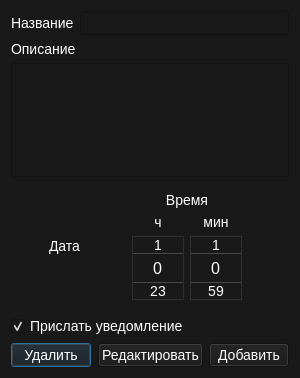
<?xml version="1.0" encoding="UTF-8"?>
<ui version="4.0">
 <class>add_task</class>
 <widget class="QDialog" name="add_task">
  <property name="geometry">
   <rect>
    <x>0</x>
    <y>0</y>
    <width>300</width>
    <height>378</height>
   </rect>
  </property>
  <property name="windowTitle">
   <string>ToDo List - Задача</string>
  </property>
  <property name="styleSheet">
   <string notr="true">color: rgb(255, 255, 255);
background-color: rgb(25, 25, 25);
font-size: 14px;</string>
  </property>
  <layout class="QVBoxLayout" name="verticalLayout_8">
   <item>
    <layout class="QHBoxLayout" name="horizontalLayout_3">
     <item>
      <widget class="QLabel" name="label">
       <property name="text">
        <string>Название</string>
       </property>
      </widget>
     </item>
     <item>
      <widget class="QLineEdit" name="lineEdit_name"/>
     </item>
    </layout>
   </item>
   <item>
    <layout class="QVBoxLayout" name="verticalLayout_2">
     <item>
      <widget class="QLabel" name="label_2">
       <property name="text">
        <string>Описание</string>
       </property>
       <property name="alignment">
        <set>Qt::AlignLeading|Qt::AlignLeft|Qt::AlignVCenter</set>
       </property>
      </widget>
     </item>
     <item>
      <widget class="QTextEdit" name="textEdit_desc"/>
     </item>
    </layout>
   </item>
   <item>
    <layout class="QHBoxLayout" name="horizontalLayout_4">
     <item>
      <spacer name="horizontalSpacer_2">
       <property name="orientation">
        <enum>Qt::Horizontal</enum>
       </property>
       <property name="sizeHint" stdset="0">
        <size>
         <width>40</width>
         <height>20</height>
        </size>
       </property>
      </spacer>
     </item>
     <item>
      <layout class="QVBoxLayout" name="verticalLayout_4">
       <item>
        <widget class="QLabel" name="label_3">
         <property name="text">
          <string>Дата</string>
         </property>
         <property name="alignment">
          <set>Qt::AlignCenter</set>
         </property>
        </widget>
       </item>
      </layout>
     </item>
     <item>
      <spacer name="horizontalSpacer_3">
       <property name="orientation">
        <enum>Qt::Horizontal</enum>
       </property>
       <property name="sizeHint" stdset="0">
        <size>
         <width>40</width>
         <height>20</height>
        </size>
       </property>
      </spacer>
     </item>
     <item>
      <widget class="QFrame" name="">
       <property name="styleSheet">
        <string notr="true">QSpinBox {
	font-size: 16px;
	border-top: 1px solid rgb(72, 72, 72);
	border-bottom: 1px solid rgb(72, 72, 72);
}

QSpinBox::hover {
	font-size: 16px;
	border-top: 1px solid rgb(72, 72, 72);
	border-bottom: 1px solid rgb(72, 72, 72);
}

QSpinBox::focus {
	font-size: 16px;
	border-top: 1px solid rgb(100, 100, 100);
	border-bottom: 1px solid rgb(100, 100, 100);
}

QPushButton {
	border: none;
}

QPushButton::hover {
	border: none;
}

QPushButton::focus {
	border: none;
}</string>
       </property>
       <layout class="QVBoxLayout" name="verticalLayout_7">
        <item>
         <widget class="QLabel" name="label_5">
          <property name="text">
           <string>Время</string>
          </property>
          <property name="alignment">
           <set>Qt::AlignCenter</set>
          </property>
         </widget>
        </item>
        <item>
         <layout class="QHBoxLayout" name="horizontalLayout_2">
          <item>
           <layout class="QVBoxLayout" name="verticalLayout_5">
            <item>
             <widget class="QLabel" name="label_4">
              <property name="text">
               <string>ч</string>
              </property>
              <property name="alignment">
               <set>Qt::AlignCenter</set>
              </property>
             </widget>
            </item>
            <item>
             <widget class="QFrame" name="frame">
              <property name="minimumSize">
               <size>
                <width>52</width>
                <height>0</height>
               </size>
              </property>
              <property name="maximumSize">
               <size>
                <width>52</width>
                <height>16777215</height>
               </size>
              </property>
              <property name="styleSheet">
               <string notr="true">QFrame {
	border: 1px solid rgb(48, 48, 48);
}
</string>
              </property>
              <property name="frameShape">
               <enum>QFrame::StyledPanel</enum>
              </property>
              <property name="frameShadow">
               <enum>QFrame::Raised</enum>
              </property>
              <layout class="QVBoxLayout" name="verticalLayout">
               <property name="spacing">
                <number>0</number>
               </property>
               <property name="leftMargin">
                <number>0</number>
               </property>
               <property name="topMargin">
                <number>0</number>
               </property>
               <property name="rightMargin">
                <number>0</number>
               </property>
               <property name="bottomMargin">
                <number>0</number>
               </property>
               <item>
                <widget class="QPushButton" name="pushButton_hour_down">
                 <property name="maximumSize">
                  <size>
                   <width>50</width>
                   <height>16777215</height>
                  </size>
                 </property>
                 <property name="focusPolicy">
                  <enum>Qt::NoFocus</enum>
                 </property>
                 <property name="text">
                  <string>1</string>
                 </property>
                </widget>
               </item>
               <item>
                <widget class="QSpinBox" name="spinBox_hour">
                 <property name="sizePolicy">
                  <sizepolicy hsizetype="Fixed" vsizetype="Fixed">
                   <horstretch>0</horstretch>
                   <verstretch>0</verstretch>
                  </sizepolicy>
                 </property>
                 <property name="minimumSize">
                  <size>
                   <width>50</width>
                   <height>30</height>
                  </size>
                 </property>
                 <property name="maximumSize">
                  <size>
                   <width>50</width>
                   <height>16777215</height>
                  </size>
                 </property>
                 <property name="focusPolicy">
                  <enum>Qt::WheelFocus</enum>
                 </property>
                 <property name="alignment">
                  <set>Qt::AlignCenter</set>
                 </property>
                 <property name="readOnly">
                  <bool>false</bool>
                 </property>
                 <property name="buttonSymbols">
                  <enum>QAbstractSpinBox::NoButtons</enum>
                 </property>
                 <property name="maximum">
                  <number>23</number>
                 </property>
                </widget>
               </item>
               <item>
                <widget class="QPushButton" name="pushButton_hour_up">
                 <property name="minimumSize">
                  <size>
                   <width>50</width>
                   <height>0</height>
                  </size>
                 </property>
                 <property name="maximumSize">
                  <size>
                   <width>50</width>
                   <height>16777215</height>
                  </size>
                 </property>
                 <property name="focusPolicy">
                  <enum>Qt::NoFocus</enum>
                 </property>
                 <property name="text">
                  <string>23</string>
                 </property>
                </widget>
               </item>
              </layout>
             </widget>
            </item>
           </layout>
          </item>
          <item>
           <layout class="QVBoxLayout" name="verticalLayout_6">
            <item>
             <widget class="QLabel" name="label_6">
              <property name="text">
               <string>мин</string>
              </property>
              <property name="alignment">
               <set>Qt::AlignCenter</set>
              </property>
             </widget>
            </item>
            <item>
             <widget class="QFrame" name="frame_2">
              <property name="minimumSize">
               <size>
                <width>52</width>
                <height>0</height>
               </size>
              </property>
              <property name="maximumSize">
               <size>
                <width>52</width>
                <height>16777215</height>
               </size>
              </property>
              <property name="layoutDirection">
               <enum>Qt::LeftToRight</enum>
              </property>
              <property name="styleSheet">
               <string notr="true">QFrame {
	border: 1px solid rgb(48, 48, 48);
}
</string>
              </property>
              <property name="frameShape">
               <enum>QFrame::StyledPanel</enum>
              </property>
              <property name="frameShadow">
               <enum>QFrame::Raised</enum>
              </property>
              <layout class="QVBoxLayout" name="verticalLayout_3">
               <property name="spacing">
                <number>0</number>
               </property>
               <property name="leftMargin">
                <number>0</number>
               </property>
               <property name="topMargin">
                <number>0</number>
               </property>
               <property name="rightMargin">
                <number>0</number>
               </property>
               <property name="bottomMargin">
                <number>0</number>
               </property>
               <item>
                <widget class="QPushButton" name="pushButton_min_down">
                 <property name="maximumSize">
                  <size>
                   <width>50</width>
                   <height>16777215</height>
                  </size>
                 </property>
                 <property name="focusPolicy">
                  <enum>Qt::NoFocus</enum>
                 </property>
                 <property name="text">
                  <string>1</string>
                 </property>
                </widget>
               </item>
               <item>
                <widget class="QSpinBox" name="spinBox_min">
                 <property name="sizePolicy">
                  <sizepolicy hsizetype="Fixed" vsizetype="Fixed">
                   <horstretch>0</horstretch>
                   <verstretch>0</verstretch>
                  </sizepolicy>
                 </property>
                 <property name="minimumSize">
                  <size>
                   <width>50</width>
                   <height>30</height>
                  </size>
                 </property>
                 <property name="focusPolicy">
                  <enum>Qt::WheelFocus</enum>
                 </property>
                 <property name="alignment">
                  <set>Qt::AlignCenter</set>
                 </property>
                 <property name="readOnly">
                  <bool>false</bool>
                 </property>
                 <property name="buttonSymbols">
                  <enum>QAbstractSpinBox::NoButtons</enum>
                 </property>
                 <property name="maximum">
                  <number>59</number>
                 </property>
                 <property name="stepType">
                  <enum>QAbstractSpinBox::DefaultStepType</enum>
                 </property>
                 <property name="displayIntegerBase">
                  <number>10</number>
                 </property>
                </widget>
               </item>
               <item>
                <widget class="QPushButton" name="pushButton_min_up">
                 <property name="maximumSize">
                  <size>
                   <width>50</width>
                   <height>16777215</height>
                  </size>
                 </property>
                 <property name="focusPolicy">
                  <enum>Qt::NoFocus</enum>
                 </property>
                 <property name="text">
                  <string>59</string>
                 </property>
                </widget>
               </item>
              </layout>
             </widget>
            </item>
           </layout>
          </item>
         </layout>
        </item>
        <item>
         <spacer name="verticalSpacer_2">
          <property name="orientation">
           <enum>Qt::Vertical</enum>
          </property>
          <property name="sizeHint" stdset="0">
           <size>
            <width>20</width>
            <height>40</height>
           </size>
          </property>
         </spacer>
        </item>
       </layout>
      </widget>
     </item>
     <item>
      <spacer name="horizontalSpacer_4">
       <property name="orientation">
        <enum>Qt::Horizontal</enum>
       </property>
       <property name="sizeHint" stdset="0">
        <size>
         <width>40</width>
         <height>20</height>
        </size>
       </property>
      </spacer>
     </item>
    </layout>
   </item>
   <item>
    <widget class="QCheckBox" name="checkBox_notif">
     <property name="layoutDirection">
      <enum>Qt::LeftToRight</enum>
     </property>
     <property name="text">
      <string>Прислать уведомление</string>
     </property>
     <property name="checked">
      <bool>true</bool>
     </property>
    </widget>
   </item>
   <item>
    <spacer name="verticalSpacer">
     <property name="orientation">
      <enum>Qt::Vertical</enum>
     </property>
     <property name="sizeHint" stdset="0">
      <size>
       <width>20</width>
       <height>40</height>
      </size>
     </property>
    </spacer>
   </item>
   <item>
    <layout class="QHBoxLayout" name="horizontalLayout">
     <item>
      <widget class="QPushButton" name="pushButton_del">
       <property name="text">
        <string>Удалить</string>
       </property>
      </widget>
     </item>
     <item>
      <spacer name="horizontalSpacer">
       <property name="orientation">
        <enum>Qt::Horizontal</enum>
       </property>
       <property name="sizeHint" stdset="0">
        <size>
         <width>40</width>
         <height>20</height>
        </size>
       </property>
      </spacer>
     </item>
     <item>
      <widget class="QPushButton" name="pushButton_edit">
       <property name="text">
        <string>Редактировать</string>
       </property>
      </widget>
     </item>
     <item>
      <widget class="QPushButton" name="pushButton_add">
       <property name="text">
        <string>Добавить</string>
       </property>
      </widget>
     </item>
    </layout>
   </item>
  </layout>
 </widget>
 <resources/>
 <connections/>
</ui>
